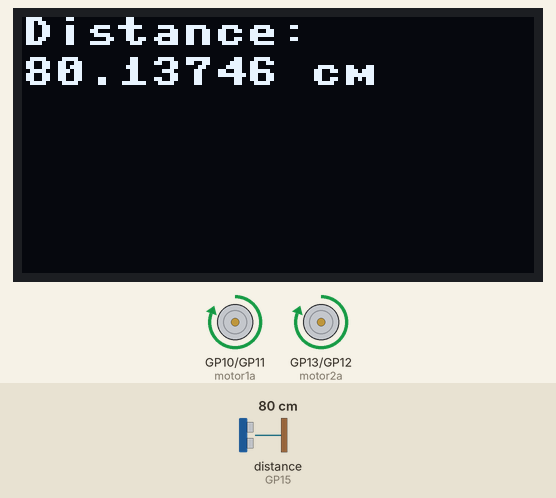
A program run on a simulated Raspberry Pi Pico running MicroPython. Parts: 128×64 one-colour display, motor-driver pin pairs drawn as motors (green arrow = first pin HIGH = forward, orange = second pin HIGH = backward, longer = more drive). The inputs (shaded band) are chosen by the test bench; at power-on: distance to the obstacle (sensor on GP15) 80 cm. The echo pulse lasts 58.3 µs per cm; library files of the repository ran but are not shown: ssd1306.py, hcsr04.py; what the program prints to the serial console is not drawn.

Above: at 1.9 s.
2.0 s: distance to the obstacle (sensor on GP15) set to 2 cm
At 3.1 s:
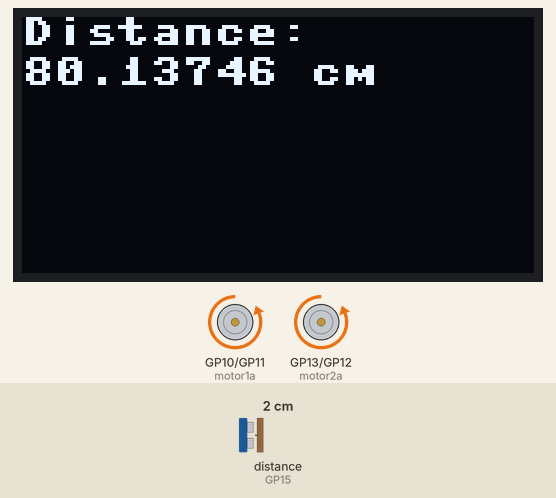
3.9 s: distance to the obstacle (sensor on GP15) set to 120 cm
At 5.3 s:
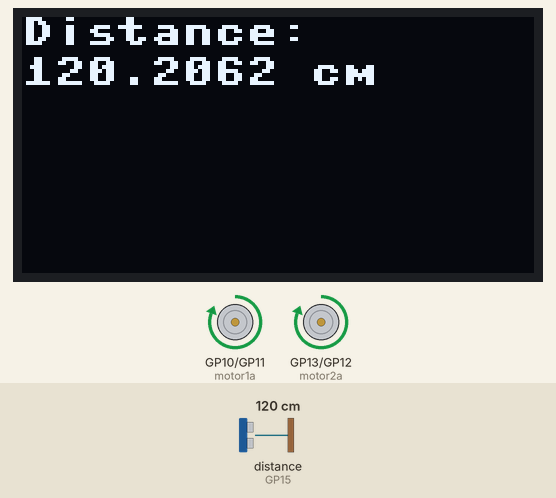
5.6 s: distance to the obstacle (sensor on GP15) set to 4 cm
At 6.63 s:
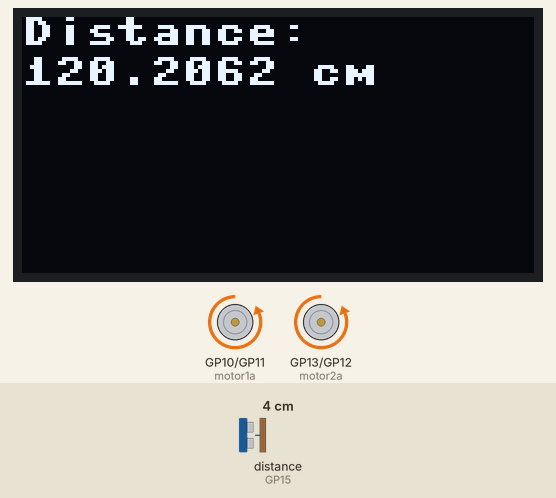
Timing chart, 0 to 8.6 s (numbered marks = the images above; inputs shaded):
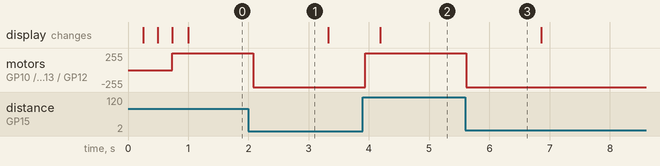

Measured:
- after the input at 2.0 s, motor on GP10 (motor1a) / GP11 (motor1b), motor on GP13 (motor2a) / GP12 (motor2b): forward 255/255 → backward 255/255 after 0.08 s
- after the input at 3.9 s, motor on GP10 (motor1a) / GP11 (motor1b), motor on GP13 (motor2a) / GP12 (motor2b): backward 255/255 → forward 255/255 at once; the display: changes after 0.29 s (image 2)
- after the input at 5.6 s, motor on GP10 (motor1a) / GP11 (motor1b), motor on GP13 (motor2a) / GP12 (motor2b): forward 255/255 → backward 255/255 at once

The program:

test1.py
```python
from machine import Pin, I2C
from ssd1306 import SSD1306_I2C
import utime
import dcmotor
from hcsr04 import HCSR04

# Es wird I2C 0 verwendet Pin (GP0) und Pin (GP1)
i2c = I2C(0, sda=Pin(0), scl=Pin(1), freq=40000)
oled = SSD1306_I2C(128, 64, i2c)

# ULTRASCHALL
# distance = sensor.distance_cm()
sensor = HCSR04(trigger_pin=14, echo_pin=15)

# Zeichenfläche wird geleert jhjh
oled.fill(0)


# An die Stelle 0, 0 wird "Hello:" geschrieben
oled.text("Hello:", 0, 0)
oled.show()

# An die Stelle 10, 20 wird zusätzlich "World" geschrieben
oled.text("World", 10, 20)
oled.show()

while True:
    for number in range(10):
        if number == 5:
            break  # break here

        # print('Number is ' + str(number))
        distance = sensor.distance_cm()
        if distance > 10:
            dcmotor.forward()
        else:
            dcmotor.motor_stop()
            utime.sleep_ms(1)
            dcmotor.backward()
            utime.sleep_ms(200)
    # print('Out of loop')
    oled.fill(0)
    distance = sensor.distance_cm()
    oled.text("Distance:", 0, 0)
    print('Distance jan:', distance, 'cm')
    oled.text(str(distance) + " cm", 0, 10)
    oled.show()
```

dcmotor.py
```python
# MicroPython dcmotor driver

import utime
from machine import Pin

# motor left pin layout
motor1a = Pin(10, Pin.OUT)
motor1b = Pin(11, Pin.OUT)
# motor right pin layout
motor2a = Pin(13, Pin.OUT)
motor2b = Pin(12, Pin.OUT)

'''
Single Motor functions
'''


# motor left functions


def forward_left():
    motor1a.high()
    motor1b.low()


def backward_left():
    motor1a.low()
    motor1b.high()


def stop_left():
    motor1a.low()
    motor1b.low()


# motor right functions
def forward_right():
    motor2a.high()
    motor2b.low()


def backward_right():
    motor2a.low()
    motor2b.high()


def stop_right():
    motor2a.low()
    motor2b.low()


'''
Multi Motor functions
'''


# all engines forward, backward, stop


def forward():
    forward_left()
    forward_right()


def backward():
    backward_left()
    backward_right()


def motor_stop():
    stop_left()
    stop_right()


# left and right


def left():
    backward_left()
    forward_right()


def right():
    forward_left()
    backward_right()


# test motor left

def start_test():
    print("forward_left")
    forward_left()
    utime.sleep(2)
    print("backward_left")
    backward_left()
    utime.sleep(2)
    stop_left()

    print("forward_right")
    forward_right()
    utime.sleep(2)
    print("backward_right")
    backward_right()
    utime.sleep(2)
    stop_right()

    print("forward")
    forward()
    utime.sleep(4)
    motor_stop()

    print("backward")
    backward()
    utime.sleep(4)
    motor_stop()

    print("left")
    left()
    utime.sleep(4)
    motor_stop()

    print("right")
    right()
    utime.sleep(4)
    motor_stop()

# for i in range(2):
#     start_test()
```
